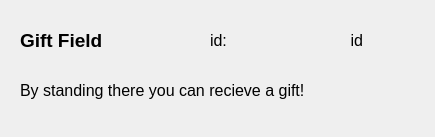
<?xml version="1.0" encoding="UTF-8"?>
<ui version="4.0">
 <class>GiftWindow</class>
 <widget class="QDialog" name="GiftWindow">
  <property name="geometry">
   <rect>
    <x>0</x>
    <y>0</y>
    <width>435</width>
    <height>137</height>
   </rect>
  </property>
  <property name="windowTitle">
   <string>Dialog</string>
  </property>
  <widget class="QLabel" name="name">
   <property name="geometry">
    <rect>
     <x>20</x>
     <y>30</y>
     <width>131</width>
     <height>21</height>
    </rect>
   </property>
   <property name="font">
    <font>
     <pointsize>14</pointsize>
     <bold>true</bold>
    </font>
   </property>
   <property name="styleSheet">
    <string notr="true">font-size: 14pt;</string>
   </property>
   <property name="text">
    <string>Gift Field</string>
   </property>
  </widget>
  <widget class="QLabel" name="info">
   <property name="geometry">
    <rect>
     <x>20</x>
     <y>70</y>
     <width>461</width>
     <height>41</height>
    </rect>
   </property>
   <property name="styleSheet">
    <string notr="true">font-size: 12pt;</string>
   </property>
   <property name="text">
    <string>By standing there you can recieve a gift!</string>
   </property>
   <property name="alignment">
    <set>Qt::AlignJustify|Qt::AlignVCenter</set>
   </property>
  </widget>
  <widget class="QLabel" name="id_d">
   <property name="geometry">
    <rect>
     <x>210</x>
     <y>30</y>
     <width>63</width>
     <height>20</height>
    </rect>
   </property>
   <property name="styleSheet">
    <string notr="true">font-size: 12pt;</string>
   </property>
   <property name="text">
    <string>id:</string>
   </property>
  </widget>
  <widget class="QLabel" name="id">
   <property name="geometry">
    <rect>
     <x>300</x>
     <y>30</y>
     <width>63</width>
     <height>20</height>
    </rect>
   </property>
   <property name="styleSheet">
    <string notr="true">font-size: 12pt;</string>
   </property>
   <property name="text">
    <string>id</string>
   </property>
   <property name="alignment">
    <set>Qt::AlignRight|Qt::AlignTrailing|Qt::AlignVCenter</set>
   </property>
  </widget>
 </widget>
 <resources/>
 <connections/>
</ui>
